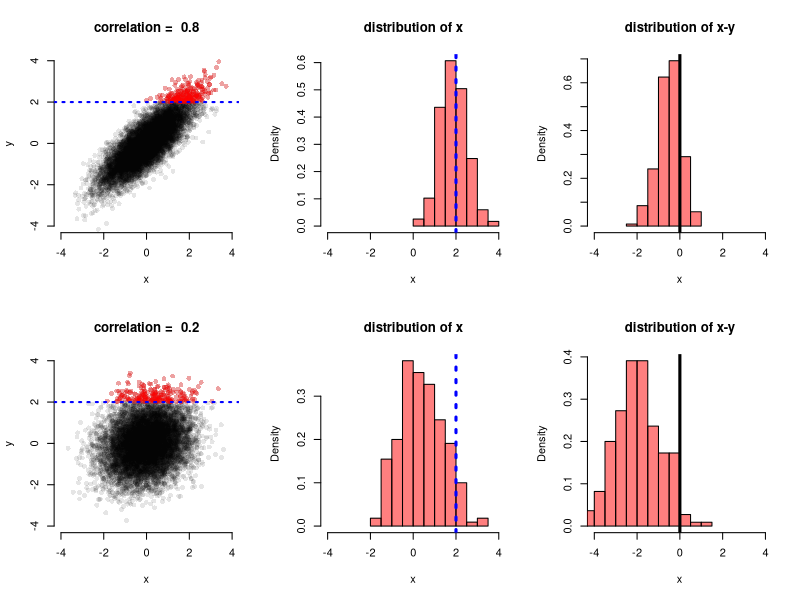

Generate this figure with R:
## ---- chunk 1
knitr::opts_chunk$set(echo = TRUE)
## ---- chunk 2
library(mvtnorm)
library(scales)
library(tidyverse)
## ---- chunk 3
covars <- c(0.8, 0.2)
## ---- chunk 4
par(bty="n", mfrow=c(2,3)) # make a plot with no box type with 6 panels: 3 rows and 2 columns
for (covar in covars){
  
  covar_mat <- rbind(c(1,covar), c(covar,1))    # create covariance matrix

  # create table of draws from a bivariate normal distribution
  d <- rmvnorm(n=10000, mean = rep(0,2), sigma=covar_mat) %>%
    as_tibble() %>% rename("x" = V1, "y" = V2)
  
  # create another table that selects only extreme values for y 
  d_red <- d %>% 
    filter(y >= 2)
    
  # make a plot
  plot(d$x, d$y, 
     pch=16, 
     col=alpha("black", 0.1),
     main=paste("correlation = ", covar, sep=" "),
     xlab="x",
     ylab="y",
     axes=F, 
     ylim=c(-4, 4),
     xlim=c(-4, 4))
  points(d_red$x, 
    d_red$y, 
    col=alpha("red", 0.3), 
    pch=16)
  axis(side=1,  labels=T, at=c(-4,-2,0,2,4))
  axis(side=2, labels=T, at=c(-4,-2,0,2,4))
  abline(h=2, lty=3, col="blue", lwd=2)
  
  hist(d_red$x, 
       col=alpha("red", 0.5), 
       xlab="x", 
       freq=F, 
       main="distribution of x", 
       breaks=10, 
       xlim=c(-4, 4))
  abline(v=2, lty=3, col="blue", lwd=3)
  hist(d_red$x - d_red$y, 
       col=alpha("red", 0.5), 
       xlab="x", 
       freq=F, 
       main="distribution of x-y", 
       breaks=10, 
       xlim=c(-4, 4))
  abline(v=0, lty=1, col="black", lwd=3)
}
